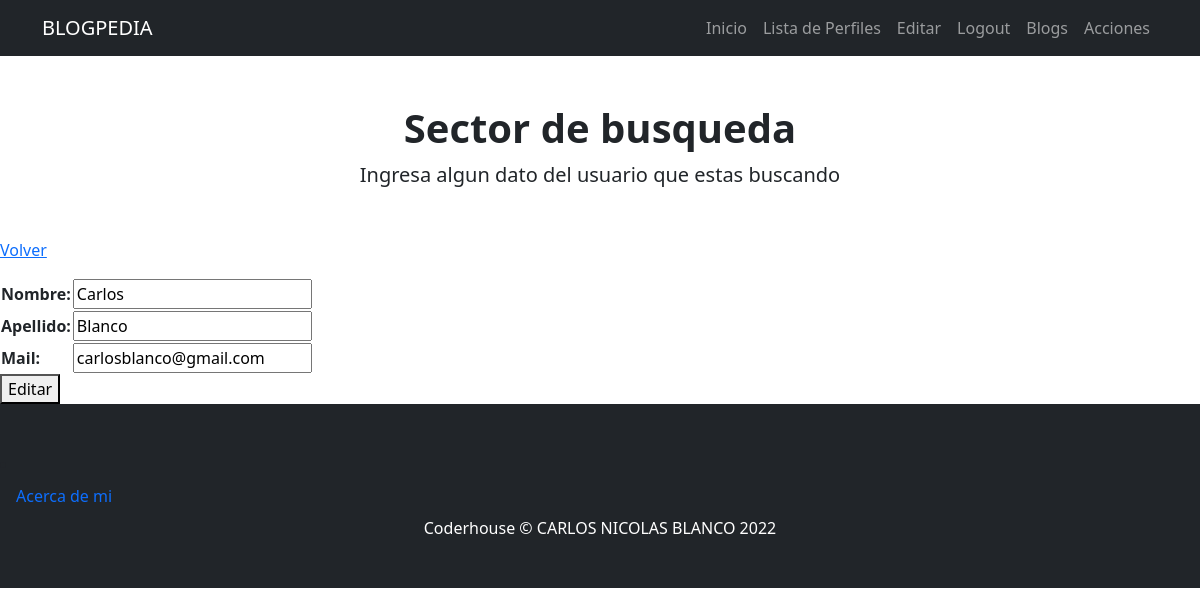
The app's page /usuarios/usuario/editar/18 (signed in) with its own data.
### usuarios/models.py (models this page shows, shortened)
class usuario(models.Model):
    nombre = models.CharField(max_length=30)
    apellido = models.CharField(max_length=30)
    mail = models.EmailField()
    material = RichTextField(blank= True, null=True)
    fecha_creacion = models.DateTimeField(default=timezone.now)

### usuarios/views.py (the view)
# urls.py: path('usuario/editar/<int:pk>',views.EditarUsuario.as_view(),name='editar_usuario'),
class EditarUsuario(LoginRequiredMixin,UpdateView):
    model = usuario
    success_url = "/usuarios/usuarios"
    fields = ['nombre','apellido','mail']

### usuarios/templates/usuarios/usuario_form.html (shortened to what this page needs)
{% extends 'index/index.html' %}
{% block header_block %}
     <h1 class="fw-bolder">Sector de busqueda</h1>
     <p class="lead mb-0">Ingresa algun dato del usuario que estas buscando</p>
{% endblock header_block %}
{% block body_block %}
    <p>
        <a href={% url 'usuarios' %}>Volver</a>
    </p>
    <form action="" method="post">
        <table>
            {{form.as_table}}
        </table>
        <button>Editar</button>
    </form>
{% endblock body_block %}

### records on screen
usuario: nombre "Carlos", apellido "Blanco", mail "carlosblanco@gmail.com"
